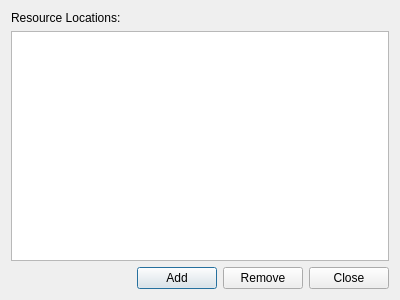
<?xml version="1.0" encoding="UTF-8"?>
<ui version="4.0">
 <class>ResourceDialog</class>
 <widget class="QDialog" name="ResourceDialog">
  <property name="geometry">
   <rect>
    <x>0</x>
    <y>0</y>
    <width>400</width>
    <height>300</height>
   </rect>
  </property>
  <property name="windowTitle">
   <string>Resources</string>
  </property>
  <layout class="QVBoxLayout" name="verticalLayout">
   <item>
    <widget class="QLabel" name="label">
     <property name="text">
      <string>Resource Locations:</string>
     </property>
    </widget>
   </item>
   <item>
    <widget class="QListWidget" name="resourceList">
     <property name="horizontalScrollBarPolicy">
      <enum>Qt::ScrollBarAlwaysOff</enum>
     </property>
    </widget>
   </item>
   <item>
    <layout class="QHBoxLayout" name="horizontalLayout">
     <item>
      <spacer name="horizontalSpacer">
       <property name="orientation">
        <enum>Qt::Horizontal</enum>
       </property>
       <property name="sizeHint" stdset="0">
        <size>
         <width>40</width>
         <height>20</height>
        </size>
       </property>
      </spacer>
     </item>
     <item>
      <widget class="QPushButton" name="addButton">
       <property name="text">
        <string>Add</string>
       </property>
      </widget>
     </item>
     <item>
      <widget class="QPushButton" name="removeButton">
       <property name="text">
        <string>Remove</string>
       </property>
      </widget>
     </item>
     <item>
      <widget class="QPushButton" name="closeButton">
       <property name="text">
        <string>Close</string>
       </property>
      </widget>
     </item>
    </layout>
   </item>
  </layout>
 </widget>
 <resources/>
 <connections/>
</ui>
